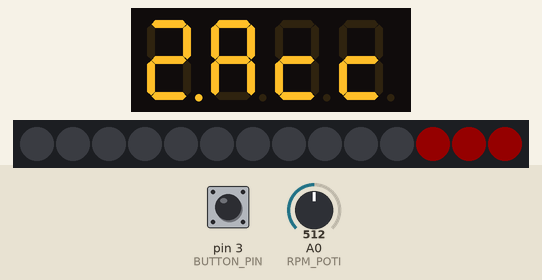
This sketch was run on a simulated Arduino Uno, built with avr-gcc and run on an emulated ATmega328P. On the bench: 4-digit seven-segment display, 14 RGB LEDs in strip order, left to right. Inputs (shaded band) come from the test bench; at power-on: pin 3 (BUTTON_PIN) HIGH, A0 (RPM_POTI) = 512. Dim RGB values are drawn brighter than linear; random numbers use the default seed unless the sketch sets one.

Above: at 2.2 s.
3.4 s: pin 3 (BUTTON_PIN) pulled LOW for 0.15 s
At 6.0 s:
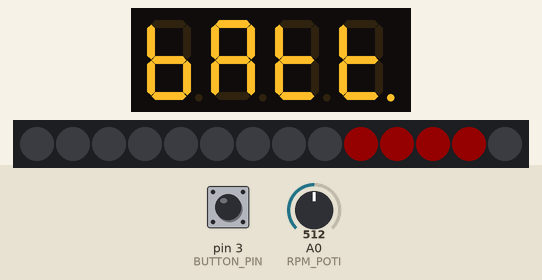
6.5 s: pin 3 (BUTTON_PIN) pulled LOW for 1 s
At 8.4 s:
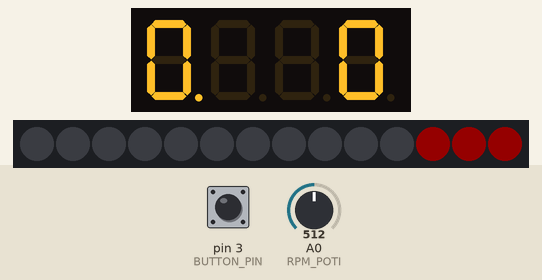
9.1 s: A0 (RPM_POTI) set to 480
At 9.6 s:
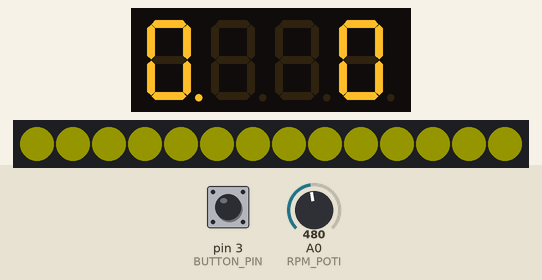
10.6 s: A0 (RPM_POTI) set to 306
At 11.0 s:
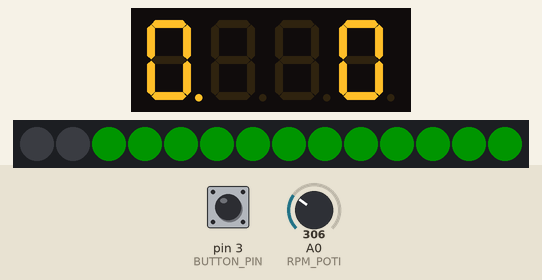
12.1 s: pin 3 (BUTTON_PIN) pulled LOW for 0.15 s
At 12.9 s:
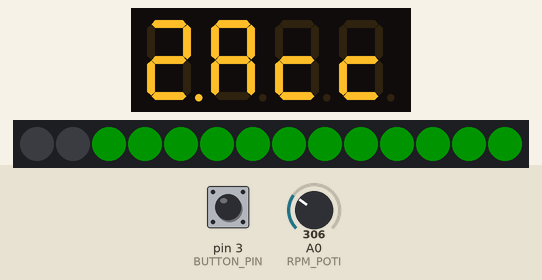
14.6 s: A0 (RPM_POTI) set to 179
At 15.8 s:
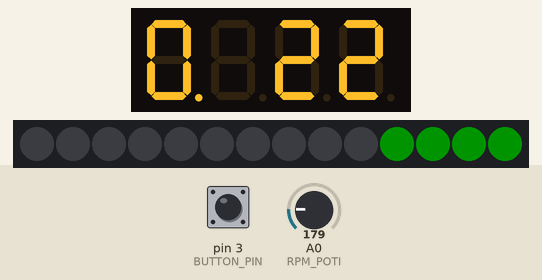
16.1 s: A0 (RPM_POTI) set to 165
Timing chart, 0 to 18.6 s (numbered marks = the images above; inputs shaded):
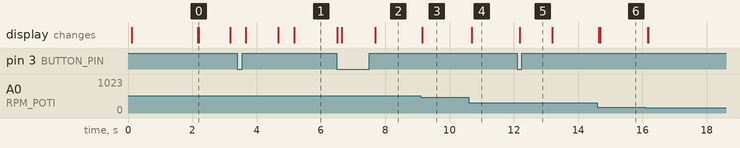

Measured:
- the behaviour switches between 481 and 480 on A0 (RPM_POTI) (found by bisection; images 2 and 3)
- after the input at 3.4 s, the display: first changes after 0.27 s (image 1 shows a later state)
- after the input at 12.1 s, the display: changes after 0.09 s (image 5)
- what the display in image 0 shows lasts 1.0 s, from 2.2 s to 3.2 s

The sketch:

src.ino
```cpp
#include "Dashboard.h"
#include "ConvertCanData.h"

void printData();
void printCAN();

void setup() {
  initDebugging(115200); //Starte Seriellen Port für debugging Ausgaben
  initDisplay(); //Start Display
  initNeopixel(); //Start NeoPixel
  #if CAN_ACTIVATE==1
    initCAN(); // Start CAN-BUS
  #endif
  initInput(); //Set Button to Input
  delay(2000);
  display.setSegments(display_blank, 4, 0);
}

void loop() {
  //Read CAN if new incoming Datas
  if(CanData.flagCanRecv && !demo.isDemoMode_Button) readCAN();

  //Check for ShiftLight
  #if NEOPIXEL_SHIFTLIGHT_CAN == 0
    if(checkRpmForShiftLight()) makeShiftLight();
  #else
    if(shift) makeShiftLight();
  #endif

  //Refreshing Display
  if(millis() - lastDisplayFlash > DISPLAY_REFRESH_RATE) {
    lastDisplayFlash = millis();
    refreshDisplay();
  }

  //Refreshing LED Band
  if(millis() - lastNeoFlash > NEOPIXEL_REFRESH_RATE) {
    updateSpeedBar();
  }

  //Refreshing and Recalc Demovalues
  if((millis() - demo.lastDemoCalc > DEMO_CALC_SPEED) && (demo.isDemoMode || demo.isDemoMode_Button) ) {
    demoCalcSpeed();
  }
}

void readCAN() {
  CanData.flagCanRecv = false;
  while (CAN_MSGAVAIL == CAN.checkReceive())
  {
    // read data,  canLen: data length, canBuf: data buf
    CAN.readMsgBuf(&(CanData.canLen), CanData.canBuf);
    CanData.canId = CAN.getCanId();

    printCAN(); // Debug only

    if(CanData.canId == CAN_ID_RPM) get_CAN_RPM(&CanData, &rpm);
    if(CanData.canId == CAN_ID_SECONDS) get_CAN_Sec(&CanData, &seconds);
    if(CanData.canId == CAN_ID_WEATHER){
      get_CAN_ClT(&CanData, &clt);
      get_CAN_MAT(&CanData, &mat);
      get_CAN_MAP(&CanData, &map1);
      get_CAN_Baro(&CanData, &baro);
    };
    if(CanData.canId == CAN_ID_BATTERY) get_CAN_Batt(&CanData, &batt);
    if(CanData.canId == CAN_ID_RPM) get_CAN_RPM(&CanData, &rpm);
    if(CanData.canId == CAN_ID_THROTTLE) get_CAN_TPS(&CanData, &tps);
    if(CanData.canId == CAN_ID_GEAR) get_CAN_Gear(&CanData, &gear);
    if(CanData.canId == CAN_ID_FUEL_DATA) {
      get_CAN_FuelCons(&CanData, &fuelcons);
      get_CAN_FuelFlow(&CanData, &fuelflow);
      };
    if(CanData.canId == CAN_ID_CANOUT){
      uint16_t temp;
      get_CAN_CanOut(&CanData, &temp);
      shift = (uint8_t) (temp & 0x01);
    }
      printData(); // Debug only
  }
}

void printData() {
  DEBUG_PRINT(rpm);DEBUG_PRINT(" rpm\t");
  DEBUG_PRINT(seconds);DEBUG_PRINT(" s\t");
  DEBUG_PRINT(clt);DEBUG_PRINT(" °C\t");
  DEBUG_PRINT(mat);DEBUG_PRINT(" °C\t");
  DEBUG_PRINT(map1);DEBUG_PRINT(" kpa\t");
  DEBUG_PRINT(baro);DEBUG_PRINT(" kpa\t");
  DEBUG_PRINT(batt);DEBUG_PRINT(" V\t");
  DEBUG_PRINT(tps);DEBUG_PRINT(" %\t");
  DEBUG_PRINT(gear);DEBUG_PRINT(" \t");
  DEBUG_PRINT2(fuelcons, DEC);DEBUG_PRINT(" l/km\t");
  DEBUG_PRINT2(fuelflow, DEC);DEBUG_PRINT(" cc/min\t");
  DEBUG_PRINTLN();
}

void printCAN() {
  DEBUG_PRINT(CanData.canId);DEBUG_PRINT("\t");

  // print the data
  for(int i = 0; i<CanData.canLen; i++)
  {
      DEBUG_PRINT(CanData.canBuf[i]);DEBUG_PRINT("\t");
  }
  DEBUG_PRINTLN();
}
```

ConvertCanData.cpp
```cpp
#include "ConvertCanData.h"

void get_CAN_RPM(tCAN_Data* CAN_data, uint16_t* returnValue){
    *returnValue = ((*CAN_data).canBuf[6]<<8) + (*CAN_data).canBuf[7];
    return;
}

void get_CAN_Sec(tCAN_Data* CAN_data, uint16_t* returnValue){
    *returnValue = ((*CAN_data).canBuf[0]<<8) + (*CAN_data).canBuf[1];
}

void get_CAN_ClT(tCAN_Data* CAN_data, float* returnValue){
    *returnValue = (((*CAN_data).canBuf[6]<<8) + (*CAN_data).canBuf[7]) * 0.1;
    *returnValue = (*returnValue - 32) * 5 /9; //convert Fahrenheit to degree
    return;
}

void get_CAN_MAT(tCAN_Data* CAN_data, float* returnValue){
    *returnValue = (((*CAN_data).canBuf[4]<<8) + (*CAN_data).canBuf[5]) * 0.1;
    *returnValue = (*returnValue - 32) * 5 /9; //convert Fahrenheit to degree
    return;
}

void get_CAN_MAP(tCAN_Data* CAN_data, float* returnValue){
    *returnValue = (((*CAN_data).canBuf[2]<<8) + (*CAN_data).canBuf[3]) * 0.1;
    return;
}

void get_CAN_Baro(tCAN_Data* CAN_data, float* returnValue){
    *returnValue = (((*CAN_data).canBuf[0]<<8) + (*CAN_data).canBuf[1]) * 0.1;
    return;
}

void get_CAN_Batt(tCAN_Data* CAN_data, float* returnValue){
    *returnValue = (((*CAN_data).canBuf[2]<<8) + (*CAN_data).canBuf[3]) * 0.1;
    return;
}

void get_CAN_TPS(tCAN_Data* CAN_data, float* returnValue){
    *returnValue = (((*CAN_data).canBuf[0]<<8) + (*CAN_data).canBuf[1]) * 0.1;
    return;
}

void get_CAN_Gear(tCAN_Data* CAN_data, uint8_t* returnValue){
    *returnValue = (*CAN_data).canBuf[6];
    return;
}

void get_CAN_FuelCons(tCAN_Data* CAN_data, uint16_t* returnValue){
    *returnValue = ((*CAN_data).canBuf[6]<<8) + (*CAN_data).canBuf[7];
    return;
}

void get_CAN_FuelFlow(tCAN_Data* CAN_data, uint16_t* returnValue){
    *returnValue = ((*CAN_data).canBuf[4]<<8) + (*CAN_data).canBuf[5];
    return;
}
void get_CAN_CanOut(tCAN_Data* CAN_data, uint16_t* returnValue){
    *returnValue = ((*CAN_data).canBuf[4]<<8) + (*CAN_data).canBuf[5]; //the right Bytes!!!!!!????
    return;
} 
```

ConvertCanData.h
```cpp
#ifndef CONVERT_CAN_DATA_H
#define CONVERT_CAN_DATA_H

#include <stdint.h>

// CAN IDs
#define CAN_ID_RPM 1000
#define CAN_ID_SECONDS 1000
#define CAN_ID_WEATHER 1002
#define CAN_ID_BATTERY 1003
#define CAN_ID_THROTTLE 1003
#define CAN_ID_GEAR 1033
#define CAN_ID_FUEL_DATA 1052
#define CAN_ID_CANOUT 1052

struct tCAN_Data{
    bool flagCanRecv = false;
    uint8_t canLen = 0;
    uint8_t canBuf[8];
    uint16_t canId = 0;
};

void get_CAN_RPM(tCAN_Data* CAN_data, uint16_t* returnValue); //Engine RPM
void get_CAN_Sec(tCAN_Data* CAN_data, uint16_t* returnValue); //Seconds ECU has been on
void get_CAN_ClT(tCAN_Data* CAN_data, float* returnValue); //Coolant temperature CAN in degF saved in degC
void get_CAN_MAT(tCAN_Data* CAN_data, float* returnValue); //Manifold air temperature CAN in degF saved in degC
void get_CAN_MAP(tCAN_Data* CAN_data, float* returnValue); //Manifold air pressure
void get_CAN_Baro(tCAN_Data* CAN_data, float* returnValue); //Barometric pressure
void get_CAN_Batt(tCAN_Data* CAN_data, float* returnValue); //Battery voltage
void get_CAN_TPS(tCAN_Data* CAN_data, float* returnValue); //Throttle position
void get_CAN_Gear(tCAN_Data* CAN_data, uint8_t* returnValue); //Current gear selected
void get_CAN_FuelCons(tCAN_Data* CAN_data, uint16_t* returnValue); //Average fuel consumption
void get_CAN_FuelFlow(tCAN_Data* CAN_data, uint16_t* returnValue); //Average fuel flow
void get_CAN_CanOut(tCAN_Data* CAN_data, uint16_t* returnValue); //Return CanOut1 & CanOut2; Byte-Structure: HighByte->[CanOut2 | CanOut1]<-LowByte


#endif
```

config.h
```cpp
#ifndef CONFIG_H
#define CONFIG_H

/**
 * Hardware Configuration
 * see in the schematic layout for the Pin configuration
 */

// CAN-BUS
#define CAN_SPI_CS_PIN 10
#define CAN_INT_PIN 2

// 7-Segment Display
#define DISPLAY_CLK 19
#define DISPLAY_DIO 18

// Neopixel LED Band
#define NEOPIXEL_PIN 4

//Input Configuration
#define BUTTON_PIN 3 //is an Interrupt Pin too
#define BUTTON_BOUNCE_TIME 200 //a Button bounce between HIGH and LOW for a specific time; this is the max. bounce time in milliseconds

//LED Output Configuration
#define LED_PIN_1 5
#define LED_PIN_2 6
#define LED_PIN_3 9

//Demo Configuration
#define RPM_POTI A0

//***********************************************************************************************

/**
 * CAN Configuration
 */
 #define CAN_ACTIVATE 0 //turn CAN Modul on or off; my testing board has a defekt CAN Modul and must be disabled

/**
 * Display Configuration
 */
#define DISPLAY_REFRESH_RATE 500 //in milliseconds
#define DISPLAY_BRIGHTNESS  7 //1 - 7
#define DISPLAY_NUMBER_OF_SCREENS 3 //Number of Display screens with different Values
#define DISPLAY_START_SCREEN 2 //the first Screen, after boot; 0 = State; 1 = Endurence; 2 = Acceleration; DISPLAY_NUMBER_OF_SCREENS+1 = Debug
#define DISPLAY_DELAY_BY_SCREEN_CHANGE 1000 //time in milliseconds for show the current Display Screen Number

#define DISPLAY_NUMBER_OF_STATES 3 // delay time in milliseconds for show the different values
#define DISPLAY_STATE_DELAY_MULTIPLIER 3 // the refresh Rate of the State-Mode based of the (DISPLAY_REFRESH_RATE * DISPLAY_DELAY_MULTIPLIER)

/**
 * LED-Band Configuration
 */
#define NEOPIXEL_NUMBER_OF_LEDS 14
#define NEOPIXEL_REFRESH_RATE 30 //in milliseconds
#define NEOPIXEL_BRIGHTNESS 20 //[0 - 255]; the normal ligth level if the Led Band

#define NEOPIXEL_RPM_LOW 20 //x100;
#define NEOPIXEL_RPM_MIDDLE 40 //x100
#define NEOPIXEL_RPM_HIGH 60 //x100
#define NEOPIXEL_RPM_MAX 130 //x100

#define NEOPIXEL_RPM_LOW_COLOR 0 //0=Blue; 1=Green; 2=Yellow, 3=Red
#define NEOPIXEL_RPM_MIDDLE_COLOR 1 //0=Blue; 1=Green; 2=Yellow, 3=Red
#define NEOPIXEL_RPM_HIGH_COLOR 2 //0=Blue; 1=Green; 2=Yellow, 3=Red
#define NEOPIXEL_RPM_MAX_COLOR 3 //0=Blue; 1=Green; 2=Yellow, 3=Red

#define NEOPIXEL_RPM_MIN_LED 3 //the RPM View should not be empty; this Value stands for the LEDs, which show the current RPM Mode

#define NEOPIXEL_SHIFTLIGHT_BRIGHTNESS 255 // [NEOPIXEL_BRIGHTNESS-255]; the light Level for a short flash
#define NEOPIXEL_SHIFTLIGHT_COLOR 0 //0 = red; 1 = white; 2 = green; 3 = yellow
#define NEOPIXEL_SHIFTLIGHT_DELAY 300 //time in milliseconds for the duration of the ShiftLight; the min time is the delay time of the current Display Mode

#define NEOPIXEL_SHIFTLIGHT_CAN 0 //turn on CAN Shift Light Indicator with 1; 0 turn off CAN Trigger and activate onboard ShiftLight
#if NEOPIXEL_SHIFTLIGHT_CAN==1
    #define NEOPIXEL_SHIFTLIGHT_BUTTON_TEST 0 //trigger ShiftLight through the button; simulate a CAN-LightShift signal; NEOPIXEL_SHIFTLIGHT_CAN mmust be set "On"
#endif

#define NEOPIXEL_SHIFTLIGHT_CHANGE_GEAR_1 30  //x100; all gear changes are make on the same RPM Range
#define NEOPIXEL_SHIFTLIGHT_CHANGE_GEAR_2 50  //x100; NOT USED...
#define NEOPIXEL_SHIFTLIGHT_CHANGE_GEAR_3 80  //x100; NOT USED...
#define NEOPIXEL_SHIFTLIGHT_CHANGE_GEAR_4 100 //x100; NOT USED...;
#define NEOPIXEL_SHIFTLIGHT_RANGE 4 //x100; range value for each direction

#define NEOPIXEL_RPM_DIRECTION 1 //0=right to left; 1=left to right; 2=zickzack
#define NEOPIXEL_RPM_LOW_BRIGHTNESS 8 //NOT USED...; [0-NEOPIXEL_BRIGHTNESS]; the light Level for the old RPM Color


/**
 * Demo Configuration
 */
#define DEMO_CALC_SPEED 100 //in milliseconds
#define DEMO_BUTTON_NUMBER 3 //the number of short pushes to activate the Demo Mode
#define DEMO_BUTTON_MAX_DELAY 500 //the max time to push the button each to activate the Demo Mode; must be higher than the BUTTON_BOUNCE_TIME

#define DEMO_RPM_BY_POTENTIOMETER 1 //use a potentiometer for the RPM Values; 1= On; 0 = Off
#define DEMO_RPM_POTENTIOMETER_MIN 0 //min RPM Value by the Poti
#define DEMO_RPM_POTENTIOMETER_MAX 130 //max RPM Value by the Poti


/**
 * Switch debug output on and off by 1 or 0
 */
#define DEBUG 0

#endif
```

Source omitted: Dashboard.h (14274 bytes)
